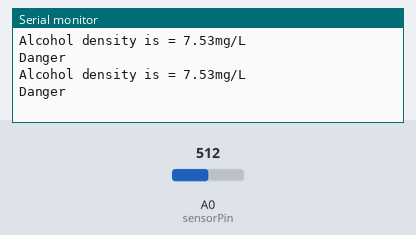
Simulated run of this program. Board: Arduino Uno, built with avr-gcc and run on an emulated ATmega328P. Parts: the last lines printed to the serial monitor. Inputs (shaded band) come from the test bench; at power-on: A0 (sensorPin) = 512.

Above: at 1.2 s.
1.3 s: A0 (sensorPin) set to 545
At 2.6 s:
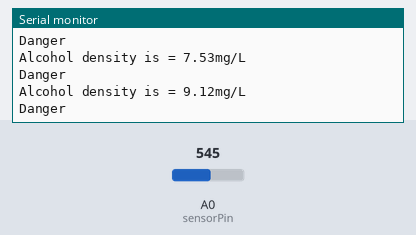
2.8 s: A0 (sensorPin) set to 570
At 3.9 s:
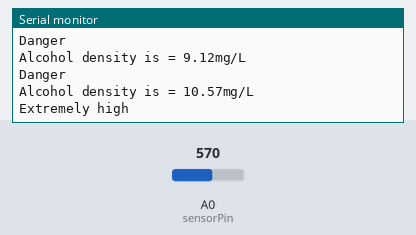
Timing chart, 0 to 5.8 s (numbered marks = the images above; inputs shaded):
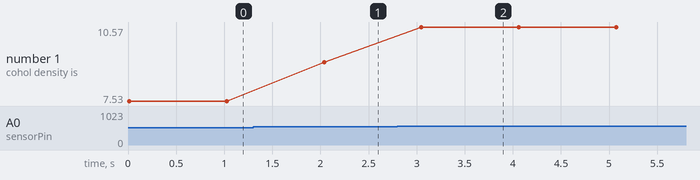

The program:

main.cpp
```cpp
#include <Arduino.h>
/*
SanatBazar
Arduino Tutorial Series
Author: Davood Dorostkar
Website: www.sanatbazar.com

*/

#define sensorPin A0
#define RL 200
#define R0 1471

float Alcohol_density(float ratio)
{
  float density = (0.2333 * ratio + 0.2499) / (pow(ratio, 2) +0.1666 * ratio -0.003644);
  return density;
}

float sensorRead()
{
  int i = 0;
  float VRL = 0;
  do
  {
    VRL = VRL + analogRead(sensorPin);
    i++;
  } while (i < 100);
  return VRL / 100;
}

void setup()
{
  Serial.begin(9600);
}
void loop()
{
  float VRL = sensorRead() * 5 / 1023;
  float Rs = RL * (5 - VRL) / VRL;
  float ratio = Rs / R0;
  float density = Alcohol_density(ratio);
  Serial.print("Alcohol density is = ");
  Serial.print(density);
  Serial.println("mg/L");
  if (density < 3)
    Serial.println("Safe");
  else if (density > 3 && density < 6)
    Serial.println("Warning");
  else if (density > 6 && density < 10)
    Serial.println("Danger");
  else if (density > 10)
    Serial.println("Extremely high");
  Serial.println("\n\n");
  delay(1000);
}
```

Measured:
- the behaviour switches between 560 and 561 on A0 (sensorPin) (found by bisection; images 1 and 2)
- after the input at 1.3 s, the serial monitor: prints a new line after 0.74 s (image 1)
- after the input at 2.8 s, the serial monitor: prints a new line after 0.25 s (image 2)
- plotted number 1: 7.53 → 9.12 after the input at 1.3 s, 9.12 → 10.57 after the input at 2.8 s
